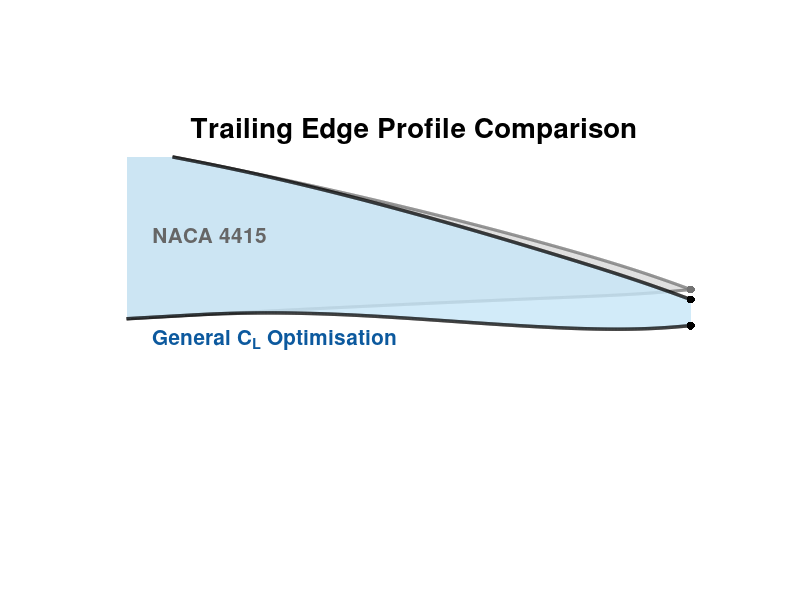

The MATLAB script that drew this image:
%% Trailing Edge Conceptual Illustration — clean version
clear; clc; close all;

% -------------------------------------------------------------------------
% NACA 4415 normalised coordinates
% -------------------------------------------------------------------------
naca_coords = [
1.00000  0.00000; 0.99893  0.00039; 0.99572  0.00156; 0.99039  0.00349;
0.98296  0.00610; 0.97347  0.00932; 0.96194  0.01303; 0.94844  0.01716;
0.93301  0.02166; 0.91573  0.02652; 0.89668  0.03171; 0.87592  0.03717;
0.85355  0.04283; 0.82967  0.04863; 0.80438  0.05453; 0.77779  0.06048;
0.75000  0.06642; 0.72114  0.07227; 0.69134  0.07795; 0.66072  0.08341;
0.62941  0.08858; 0.59755  0.09341; 0.56526  0.09785; 0.53270  0.10185;
0.50000  0.10538; 0.46730  0.10837; 0.43474  0.11076; 0.40245  0.11248;
0.37059  0.11345; 0.33928  0.11361; 0.30866  0.11294; 0.27886  0.11141;
0.25000  0.10903; 0.22221  0.10584; 0.19562  0.10190; 0.17033  0.09726;
0.14645  0.09195; 0.12408  0.08607; 0.10332  0.07970; 0.08427  0.07283;
0.06699  0.06541; 0.05156  0.05753; 0.03806  0.04937; 0.02653  0.04118;
0.01704  0.03303; 0.00961  0.02489; 0.00428  0.01654; 0.00107  0.00825;
0.00000  0.00075; 0.00107 -0.00566; 0.00428 -0.01102; 0.00961 -0.01590;
0.01704 -0.02061; 0.02653 -0.02502; 0.03806 -0.02915; 0.05156 -0.03281;
0.06699 -0.03582; 0.08427 -0.03817; 0.10332 -0.03991; 0.12408 -0.04106;
0.14645 -0.04166; 0.17033 -0.04177; 0.19562 -0.04147; 0.22221 -0.04078;
0.25000 -0.03974; 0.27886 -0.03845; 0.30866 -0.03700; 0.33928 -0.03547;
0.37059 -0.03390; 0.40245 -0.03229; 0.43474 -0.03063; 0.46730 -0.02891;
0.50000 -0.02713; 0.53270 -0.02529; 0.56526 -0.02340; 0.59755 -0.02149;
0.62941 -0.01958; 0.66072 -0.01772; 0.69134 -0.01596; 0.72114 -0.01430;
0.75000 -0.01277; 0.77779 -0.01136; 0.80438 -0.01006; 0.82967 -0.00886;
0.85355 -0.00775; 0.87592 -0.00674; 0.89668 -0.00583; 0.91573 -0.00502;
0.93301 -0.00431; 0.94844 -0.00364; 0.96194 -0.00297; 0.97347 -0.00227;
0.98296 -0.00156; 0.99039 -0.00092; 0.99572 -0.00042; 0.99893 -0.00011;
1.00000  0.00000];

chord = 318; % [mm]

xn = naca_coords(:,1) * chord;
yn = naca_coords(:,2) * chord;

[~, le_n]  = min(xn);
xn_u = flip(xn(1:le_n));
yn_u = flip(yn(1:le_n));
xn_l = xn(le_n:end);
yn_l = yn(le_n:end);

xq = linspace(0, chord, 3000);
yu_base = interp1(xn_u, yn_u, xq, 'pchip');
yl_base = interp1(xn_l, yn_l, xq, 'pchip');

% -------------------------------------------------------------------------
% Optimised: smooth drooped trailing edge from 72% chord
% Upper surface barely moves, lower surface drops more — classic camber droop
% -------------------------------------------------------------------------
x_droop_start = 0.72 * chord;
droop_upper   = -1.8;   % mm — subtle upper droop
droop_lower   = -6.5;   % mm — more pronounced lower droop

blend = zeros(size(xq));
idx   = xq >= x_droop_start;
t     = (xq(idx) - x_droop_start) / (chord - x_droop_start);
blend(idx) = (1 - cos(pi * t)) / 2;

yu_opt = yu_base + droop_upper * blend;
yl_opt = yl_base + droop_lower * blend;

% -------------------------------------------------------------------------
% Crop to show x = 0.68c → slightly past TE tip
% -------------------------------------------------------------------------
x_start = 0.68 * chord;
x_end   = chord + 6;    % show a few mm past TE so tip is clearly visible
mask    = xq >= x_start & xq <= chord;
xp      = xq(mask);

yu_b = yu_base(mask);
yl_b = yl_base(mask);
yu_o = yu_opt(mask);
yl_o = yl_opt(mask);

% -------------------------------------------------------------------------
% PLOT
% -------------------------------------------------------------------------
figure('Color','w','Units','pixels','Position',[100 100 950 430]);
hold on;

% Draw NACA 4415 first (behind) — grey filled
fill([xp, fliplr(xp)], [yu_b, fliplr(yl_b)], ...
    [0.78 0.78 0.78], 'EdgeColor','none', 'FaceAlpha', 0.55);
plot(xp, yu_b, '-', 'Color',[0.45 0.45 0.45], 'LineWidth', 2.2);
plot(xp, yl_b, '-', 'Color',[0.45 0.45 0.45], 'LineWidth', 2.2);

% Draw Optimised on top — blue filled
fill([xp, fliplr(xp)], [yu_o, fliplr(yl_o)], ...
    [0.78 0.90 0.97], 'EdgeColor','none', 'FaceAlpha', 0.80);
plot(xp, yu_o, 'k-', 'LineWidth', 2.5);
plot(xp, yl_o, 'k-', 'LineWidth', 2.5);

% TE tip markers — dot at each trailing edge tip
plot(chord, yu_base(end), 'o', 'MarkerSize', 6, ...
    'MarkerFaceColor',[0.45 0.45 0.45], 'MarkerEdgeColor','none');
plot(chord, yl_base(end), 'o', 'MarkerSize', 6, ...
    'MarkerFaceColor',[0.45 0.45 0.45], 'MarkerEdgeColor','none');
plot(chord, yu_opt(end), 'o', 'MarkerSize', 6, ...
    'MarkerFaceColor','k', 'MarkerEdgeColor','none');
plot(chord, yl_opt(end), 'o', 'MarkerSize', 6, ...
    'MarkerFaceColor','k', 'MarkerEdgeColor','none');



% Labels
text(0.695*chord, 10, 'NACA 4415', ...
    'FontSize', 15, 'FontWeight', 'bold', 'Color', [0.40 0.40 0.40]);
text(0.695*chord, -9, 'General C_L Optimisation', ...
    'FontSize', 15, 'FontWeight', 'bold', 'Color', [0.05 0.35 0.62]);


% -------------------------------------------------------------------------
% Clean formatting
% -------------------------------------------------------------------------
axis equal;
axis off;

xlim([x_start - 4,  x_end]);
ylim([-chord*0.075, chord*0.075]);

title('Trailing Edge Profile Comparison', ...
    'FontSize', 20, 'FontWeight', 'bold', 'Color', 'k');

hold off;
